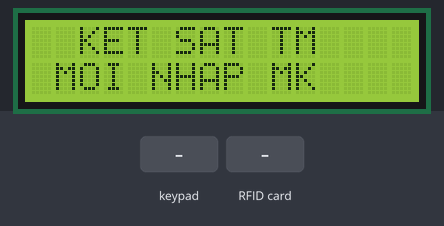
The sketch below on a simulated Arduino Uno, built with avr-gcc and run on an emulated ATmega328P. Shown: 16×2 character LCD. Inputs (shaded band) come from the test bench. What the sketch prints to the serial monitor is not drawn.

Above: at 4.3 s.
4.4 s: keypad keys 8 7 6 5 pressed 0.4 s apart
At 6.7 s:
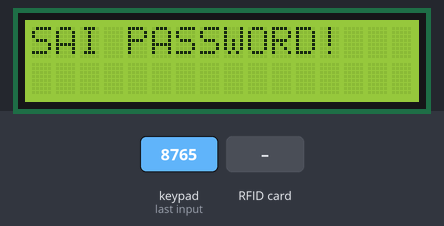
9.0 s: key '#' pressed
12.0 s: keypad keys 0 9 0 8 pressed 0.4 s apart
At 15.3 s:
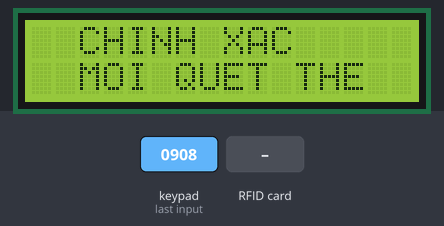
15.5 s: RFID card 9A AC 31 BF held to the reader
At 18.3 s:
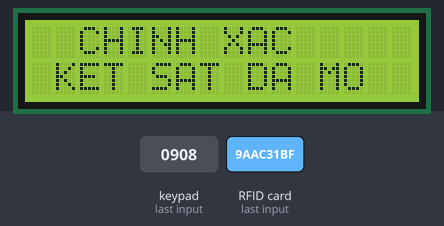
18.5 s: key '1' pressed
At 19.4 s:
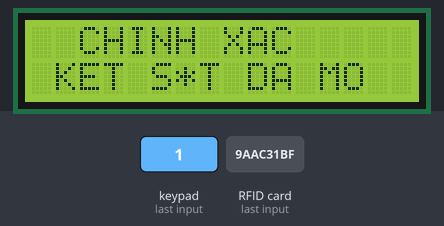
20.0 s: keypad keys 0 9 0 8 # pressed 0.4 s apart
At 24.3 s:
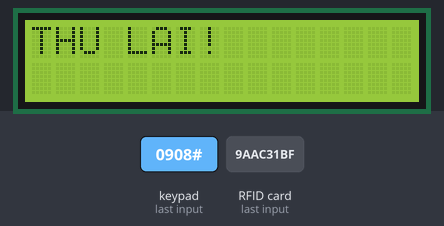
Timing chart, 0 to 25.8 s (numbered marks = the images above; inputs shaded):
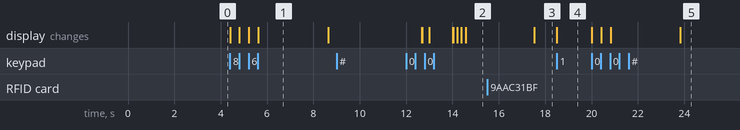

Measured:
- after the input at 4.4 s, the display: first changes at once (image 1 shows a later state)
- after the input at 9.0 s, every drawn part: stays the same
- after the input at 12.0 s, the display: first differs from a run without the input after 2.0 s (image 2 shows a later state)
- after the input at 15.5 s, the display: changes after 2.0 s (image 3)
- after the input at 18.5 s, the display: changes at once (image 4)
- after the input at 20.0 s, the display: first changes at once (image 5 shows a later state)
- what the display in image 1 shows lasts 3.0 s, from 5.6 s to 8.6 s

The sketch:

DACN.ino
```cpp
 #include <SPI.h>
#include <MFRC522.h>
#include <LiquidCrystal_I2C.h>      // Khai báo thư viện LCD sử dụng I2C
LiquidCrystal_I2C lcd(0x27, 16, 2); // 0x27 địa chỉ LCD, 16 cột và 2 hàng
#include <Keypad.h>                 // Khai báo thư viện Keypad
 #define SDA_PIN 10
#define RST_PIN 9
#define RELAY 12 //relay pin
#define ACCESS_DELAY 2000
#define DENIED_DELAY 1000
MFRC522 mfrc522(SDA_PIN, RST_PIN);   // Create MFRC522 instance.
int speaker =13;
const byte ROWS = 4; // Bốn hàng
const byte COLS = 4; // Ba cột
char keys[ROWS][COLS] = {
    {'1', '2', '3', 'A' }, {'4', '5', '6', 'B' }, {'7', '8', '9', 'C' }, {'*', '0', '#', 'D'}};
byte rowPins[ROWS] = {8, 7, 6, 5};
byte colPins[COLS] = {4, 3, 2, 1};
Keypad keypad = Keypad(makeKeymap(keys), rowPins, colPins, ROWS, COLS);


char STR[4] = {'0', '9', '0', '8'}; // Cài đặt mật khẩu tùy ý
char str[4] = {' ', ' ', ' ', ' '};
int i, j, count = 0;

void setup() {
Serial.begin(9600);   // Initiate a serial communication
  lcd.init();
  lcd.backlight();
    lcd.setCursor(0,0);
        lcd.print("  KET SAT TM");
  lcd.setCursor(0,1);
   lcd.print(" MOI NHAP MK");
  SPI.begin();          // Initiate  SPI bus
  mfrc522.PCD_Init();   // Initiate MFRC522
  pinMode(RELAY, OUTPUT);
  digitalWrite(RELAY, HIGH);
  Serial.println("Put your card to the reader...");
  Serial.println();
  pinMode(speaker,OUTPUT);
  delay(3000);

}

void loop() {
   char key = keypad.getKey(); // Ký tự nhập vào sẽ gán cho biến Key
  if (key) // Nhập mật khẩu
  {
    if (i == 0) {
      str[0] = key;
      lcd.setCursor(6, 1);
      lcd.print("*"); // Ký tự được che bởi dấu *
    }
    if (i == 1) {
      str[1] = key;
      lcd.setCursor(7, 1);
      lcd.print("*");
    }
    if (i == 2) {
      str[2] = key;

      lcd.setCursor(8, 1);
      lcd.print("*");
    }
    if (i == 3) {
      str[3] = key;

      lcd.setCursor(9, 1);
      lcd.print("*");
      count = 1;
    }
    i = i + 1;
  }

  if (count == 1) {
    if (str[0] == STR[0] && str[1] == STR[1] && str[2] == STR[2] &&
        str[3] == STR[3]) {
  lcd.setCursor(0,0);
        lcd.print("  CHINH XAC");
    lcd.setCursor(1,1);
    lcd.print(" MOI QUET THE");
     if ( ! mfrc522.PICC_IsNewCardPresent())
  {
    return;
  }
  if ( ! mfrc522.PICC_ReadCardSerial())
  {
    return;
  }
  Serial.print("UID tag :");
  String content= "";
  byte letter;
  for (byte i = 0; i < mfrc522.uid.size; i++)
  {
     Serial.print(mfrc522.uid.uidByte[i] < 0x10 ? " 0" : " ");
     Serial.print(mfrc522.uid.uidByte[i], HEX);
     content.concat(String(mfrc522.uid.uidByte[i] < 0x10 ? " 0" : " "));
     content.concat(String(mfrc522.uid.uidByte[i], HEX));
  }
  Serial.println();
  Serial.print("Message : ");
  content.toUpperCase();
  if (content.substring(1) == "9A AC 31 BF") //THẺ ĐÚNG
  {
    Serial.println("Authorized access");
    Serial.println();
    delay(ACCESS_DELAY);
    digitalWrite(RELAY, LOW);
    lcd.setCursor(0,1);
    lcd.print(" KET SAT DA MO");
    digitalWrite(speaker,HIGH);
    delay(500);
     digitalWrite(speaker,LOW);
  }
   else   {
    Serial.println(" Access denied"); //THẺ SAI LOA SẼ KÊU
    digitalWrite(RELAY, HIGH);
    digitalWrite(speaker,HIGH);
    delay(4000);
     digitalWrite(speaker,LOW);
  }
    }
else {
      lcd.clear();
      lcd.print("SAI PASSWORD!");
       digitalWrite(speaker,HIGH); //SAI MẬT KHẨU LOA SẼ KÊU
      delay(3000);
      lcd.clear();
      lcd.print("THU LAI!");
       digitalWrite(speaker,LOW);
         delay(4000);
      lcd.clear();
        lcd.setCursor(0,0);
        lcd.print("  KET SAT TM");
   lcd.setCursor(0,1);
   lcd.print("KET SAT DA KHOA");

  }
        i = 0;
      count = 0;
}

   switch (key) {
  case '#':             // ĐÓNG KÉT SẮT
      delay(300);
    lcd.clear();
 lcd.print("  DONG KET SAT!");
 digitalWrite(RELAY, HIGH);
     digitalWrite(speaker,HIGH);
    delay(1000);
       digitalWrite(speaker,LOW);
        digitalWrite(RELAY, HIGH);
    lcd.clear();
    lcd.print("MOI NHAP MK");
    i = 0;
    break;
  }
  }
```
